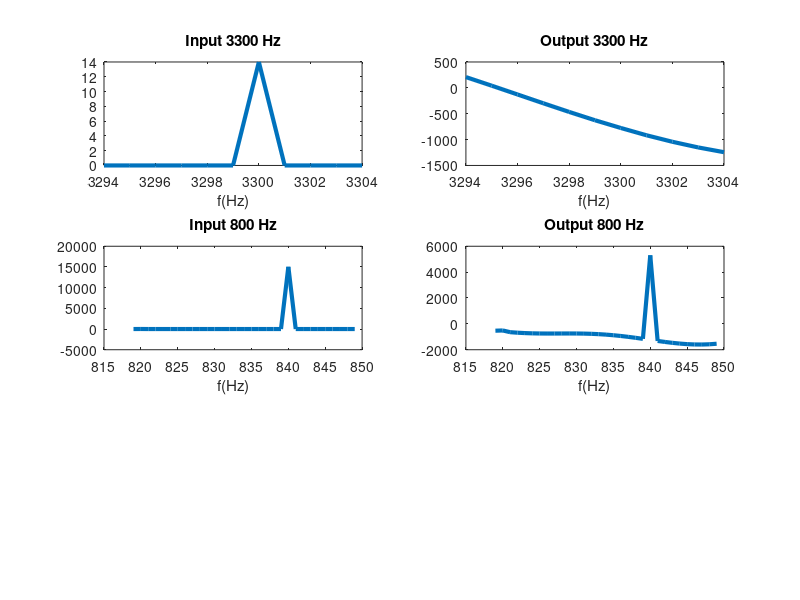

MATLAB code for this plot:
load inputiir1.dat -ascii
n_spectra = size(inputiir1,2);
fs = n_spectra;
%f=(0:1/1024:(n_spectra-1)/1024)*fs;
omega = -pi:2*pi/n_spectra:pi-2*pi/n_spectra;     % Frequency range
f=(0:n_spectra-1)/(n_spectra/fs);
%n_time = 0:n_spectra-1;
% Comparación entrada procesada, salida simulada, salida procesada
% Filtro original
%Hd = freqz(cof,1,omega);       % Frequency response
%mag = 20*log10(Hd);
magFFT_in = fft(inputiir1);
load outputiir1.dat -ascii
magFFT_out = fft(outputiir1);
%Hd_bs = freqz(cof2,1,omega);
%mag_bs = 20*log10(Hd_bs);
%mag_in=20*log10(abs(magFFT_in(820/fs*n_spectra:850/fs*n_spectra)));     
range3300hz=3295:3305;
range836hz=820:850;
%subplot(321),plot(n_time,input), title('Input Waveform'),xlabel('rads/sec')
subplot(321),plot(f(range3300hz),magFFT_in(range3300hz),'linewidth',3), title('Input 3300 Hz'),xlabel('f(Hz)')
subplot(323),plot(f(range836hz),magFFT_in(range836hz),'linewidth',3), title('Input 800 Hz'),xlabel('f(Hz)')
subplot(322),plot(f(range3300hz),magFFT_out(range3300hz), 'linewidth', 3), title('Output 3300 Hz'),xlabel('f(Hz)')
subplot(324),plot(f(range836hz),magFFT_out(range836hz), 'linewidth', 3), title('Output 800 Hz'),xlabel('f(Hz)')
%subplot(326),semilog(f(1:round(n_spectra_dualout/2)),magFFT_dualout(1:round(n_spectra_dualout/2))), title('OUTPUT DualMac'),xlabel('f(Hz)')
